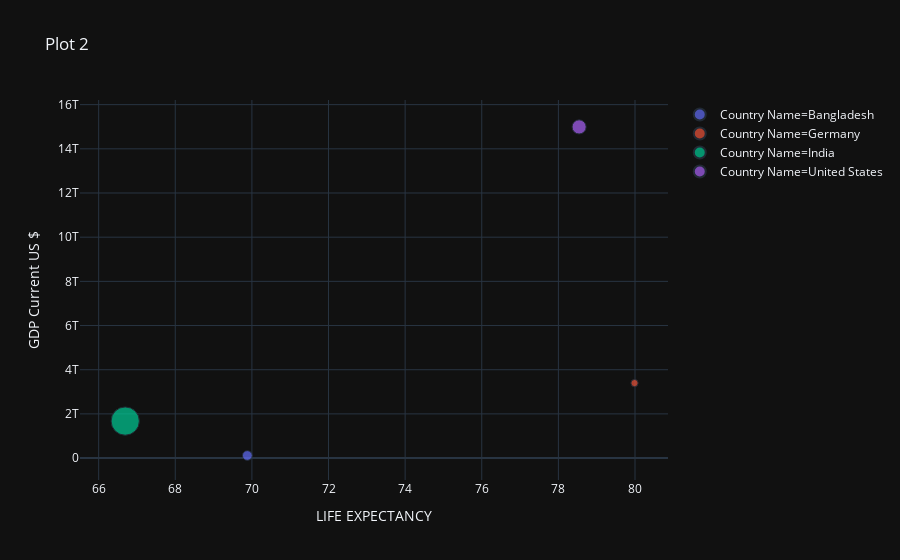

Notebook source saved alongside this figure:
### Markdown cell above
Gross Domestic Product is increasing each year for India. And the population also with life expectancy is increasing also.Compared to other countries in 2018 ,

- Bangladesh has the highest GDP increase of 44.6%.

- India is second GDP percentage of 33.2 %.

- United States is 15.8% GDP.

- Germany is least increase of 6.38% increase in GDP.(PLOT 2)

### Code cell
#Create Plot 2
fig = px.scatter(df1, x=df1.LIFEEXPCY, y=df1.GDP,color=df1.CountryName, size=df1.POP, labels={ 
                  "LIFEEXPCY":"LIFE EXPECTANCY","GDP":"GDP Current US $ ",
                     "CountryName":"Country Name"}, title='Plot 2')
fig.show()

### Figure 1 — Plotly figure (JSON) as saved in the notebook; plotly's stock layout.template omitted (floating-point values rounded to 4 significant figures)
{"data": [{"hoverlabel": {"namelength": 0}, "hovertemplate": "Country Name=Bangladesh<br>LIFE EXPECTANCY=%{x}<br>GDP Current US $ =%{y}<br>POP=%{marker.size}", "legendgroup": "Country Name=Bangladesh", "marker": {"color": "#636efa", "size": [147575430], "sizemode": "area", "sizeref": 3086000.0, "symbol": "circle"}, "mode": "markers", "name": "Country Name=Bangladesh", "showlegend": true, "type": "scatter", "x": [69.88], "xaxis": "x", "y": [115300000000.0], "yaxis": "y"}, {"hoverlabel": {"namelength": 0}, "hovertemplate": "Country Name=Germany<br>LIFE EXPECTANCY=%{x}<br>GDP Current US $ =%{y}<br>POP=%{marker.size}", "legendgroup": "Country Name=Germany", "marker": {"color": "#EF553B", "size": [81776930], "sizemode": "area", "sizeref": 3086000.0, "symbol": "circle"}, "mode": "markers", "name": "Country Name=Germany", "showlegend": true, "type": "scatter", "x": [79.99], "xaxis": "x", "y": [3396000000000.0], "yaxis": "y"}, {"hoverlabel": {"namelength": 0}, "hovertemplate": "Country Name=India<br>LIFE EXPECTANCY=%{x}<br>GDP Current US $ =%{y}<br>POP=%{marker.size}", "legendgroup": "Country Name=India", "marker": {"color": "#00cc96", "size": [1234281170], "sizemode": "area", "sizeref": 3086000.0, "symbol": "circle"}, "mode": "markers", "name": "Country Name=India", "showlegend": true, "type": "scatter", "x": [66.69], "xaxis": "x", "y": [1676000000000.0], "yaxis": "y"}, {"hoverlabel": {"namelength": 0}, "hovertemplate": "Country Name=United States<br>LIFE EXPECTANCY=%{x}<br>GDP Current US $ =%{y}<br>POP=%{marker.size}", "legendgroup": "Country Name=United States", "marker": {"color": "#ab63fa", "size": [309321666], "sizemode": "area", "sizeref": 3086000.0, "symbol": "circle"}, "mode": "markers", "name": "Country Name=United States", "showlegend": true, "type": "scatter", "x": [78.54], "xaxis": "x", "y": [14992052727000], "yaxis": "y"}], "layout": {"legend": {"itemsizing": "constant", "tracegroupgap": 0}, "title": {"text": "Plot 2"}, "xaxis": {"anchor": "y", "domain": [0, 1], "title": {"text": "LIFE EXPECTANCY"}}, "yaxis": {"anchor": "x", "domain": [0, 1], "title": {"text": "GDP Current US $ "}}}}
